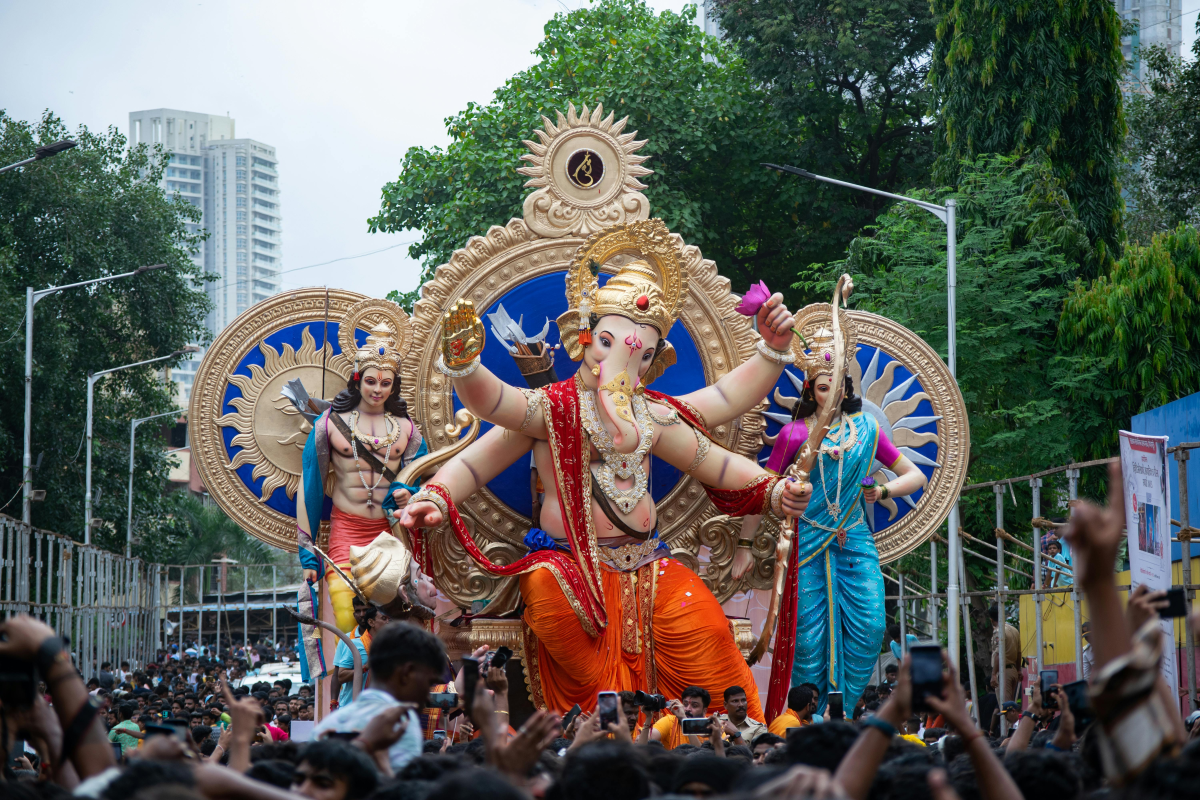
#> input picture img.jpg, 6000 x 4000 px (shown at 1/5 size)
$ jupyter execute --allow-errors '124B2F009 FDIP Ass 3.ipynb'
#> lines starting #> are read from the running program, lines starting #| are printed output that depends on the picture; after the words box and inside, x2 and y2 are one past the last pixel; in counts of white or black regions, pixels touching at a corner belong together
[cell 1]
from google.colab import files
uploaded = files.upload()
#> the answer given: img.jpg

import cv2
import numpy as np
import matplotlib.pyplot as plt

def image_sampling(img, factor):
    sampled = img[::factor, ::factor]
    return sampled

def image_quantization(img, levels):
    step = 256 // levels
    quantized = (img // step) * step + step // 2
    return np.uint8(quantized)

def rcb_quantization(img):
    rcb_colors = np.array([
        [218, 41, 28],   # Red
        [0, 0, 0],       # Black
        [255, 215, 0]    # Gold
    ])

    pixels = img.reshape(-1, 3)

    distances = np.linalg.norm(pixels[:, None] - rcb_colors[None, :], axis=2)
    nearest_idx = np.argmin(distances, axis=1)

    rcb_img = rcb_colors[nearest_idx].reshape(img.shape)
    return np.uint8(rcb_img)


img = cv2.imread("img.jpg")
#> img is the input picture: shape (4000, 6000, 3); mean B, G, R 92.2, 98.3, 95.7
img = cv2.cvtColor(img, cv2.COLOR_BGR2RGB)

img_gray = cv2.cvtColor(img, cv2.COLOR_RGB2GRAY)
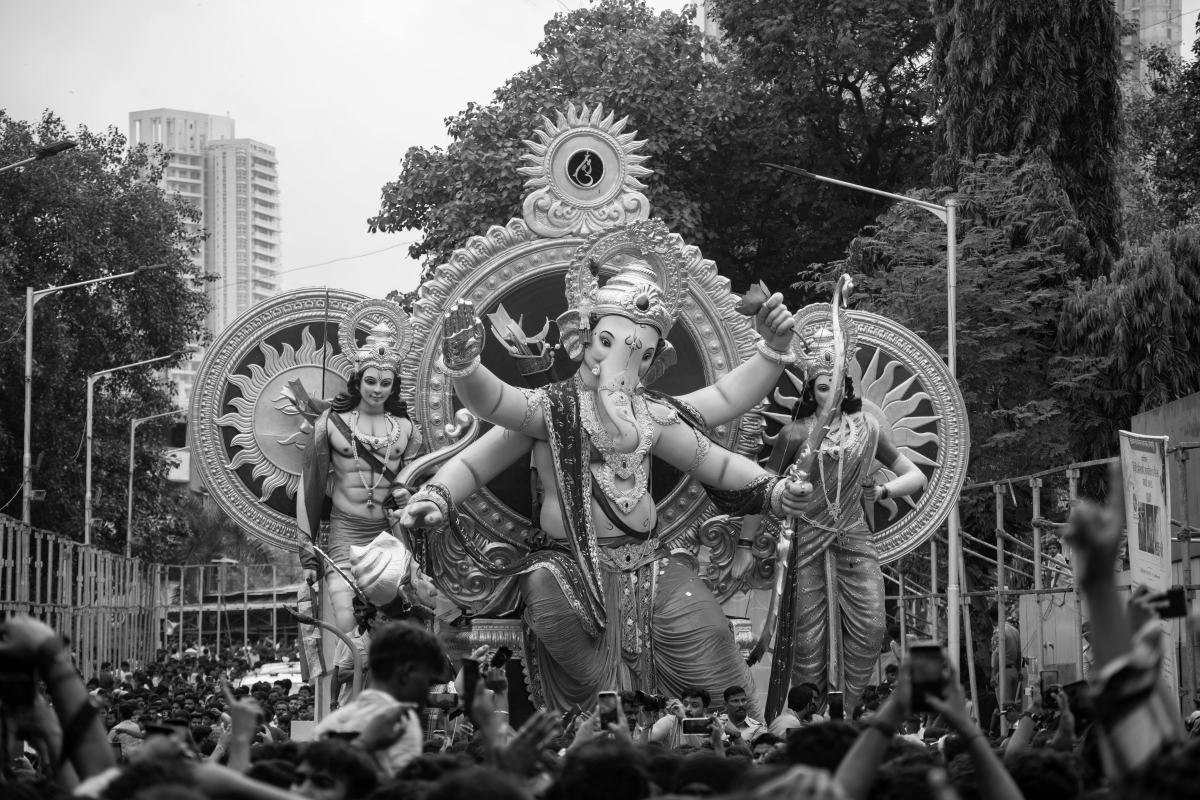
#> img_gray: shape (4000, 6000) (shown at 1/5 size); min 0, max 255, mean 96.8

sampled_2 = image_sampling(img, 2)
sampled_4 = image_sampling(img, 4)

quant_gray_2 = image_quantization(img_gray, 2)
#> in image_quantization, `quantized = (img // step) * step + step // 2`:
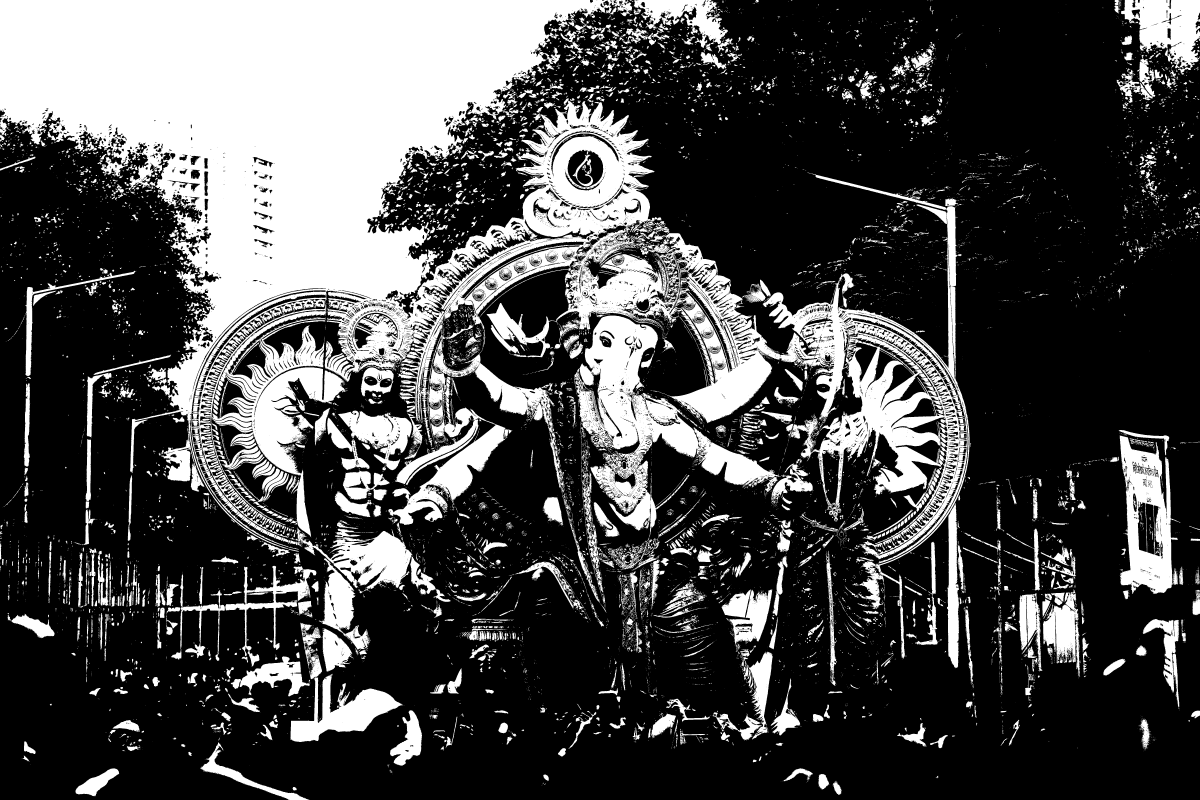
#> quantized: shape (4000, 6000) (shown at 1/5 size); values 64 (black) and 192 (white), 29.2% white; 18089 white regions (13915 under 20 px), largest, box (x1, y1, x2, y2) and area: (0, 0, 4848, 3293) 4654777, (2870, 1578, 3899, 2684) 316706, (5598, 2177, 5902, 2970) 123121
quant_gray_4 = image_quantization(img_gray, 4)
#> call 2 of image_quantization, with levels = 4
#> in image_quantization (call 2), `quantized = (img // step) * step + step // 2`:
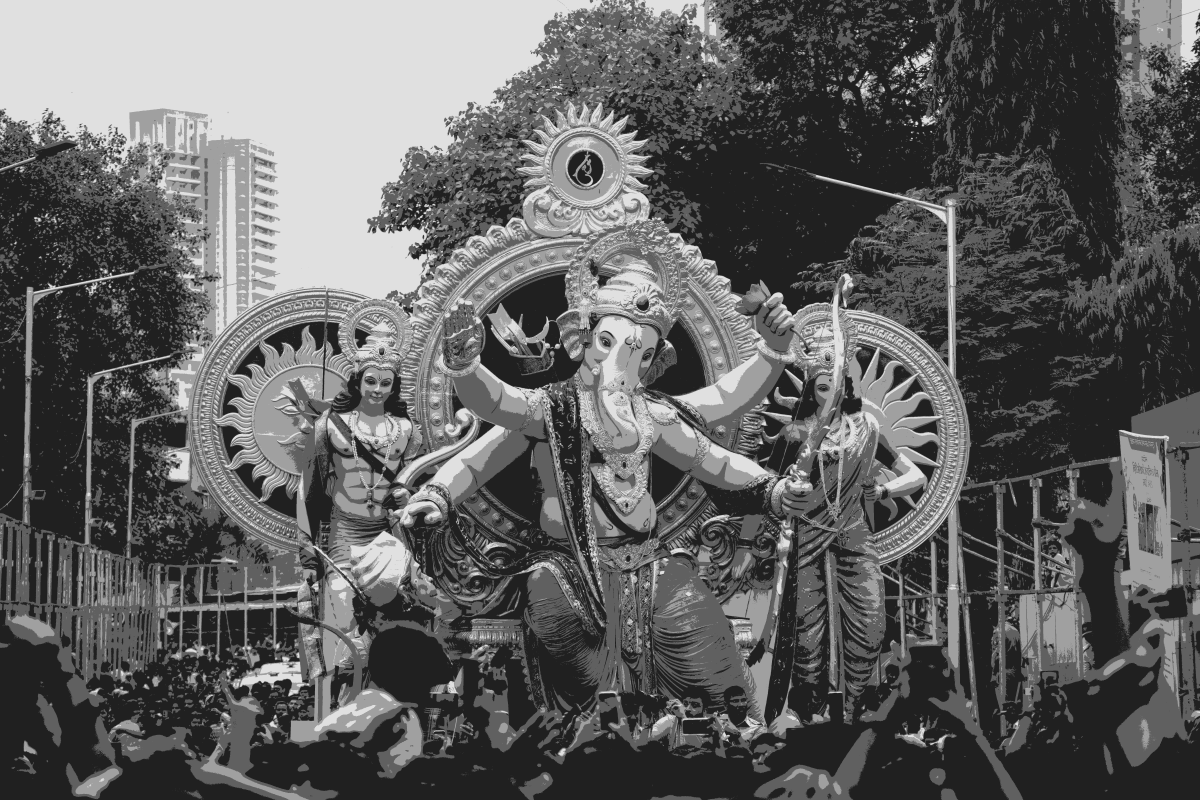
#> quantized: shape (4000, 6000) (shown at 1/5 size); min 32, max 224, mean 96.7
quant_gray_8 = image_quantization(img_gray, 8)

quant_rgb_4 = image_quantization(img, 4)
#> call 4 of image_quantization, with levels = 4
#> in image_quantization (call 4), `quantized = (img // step) * step + step // 2`:
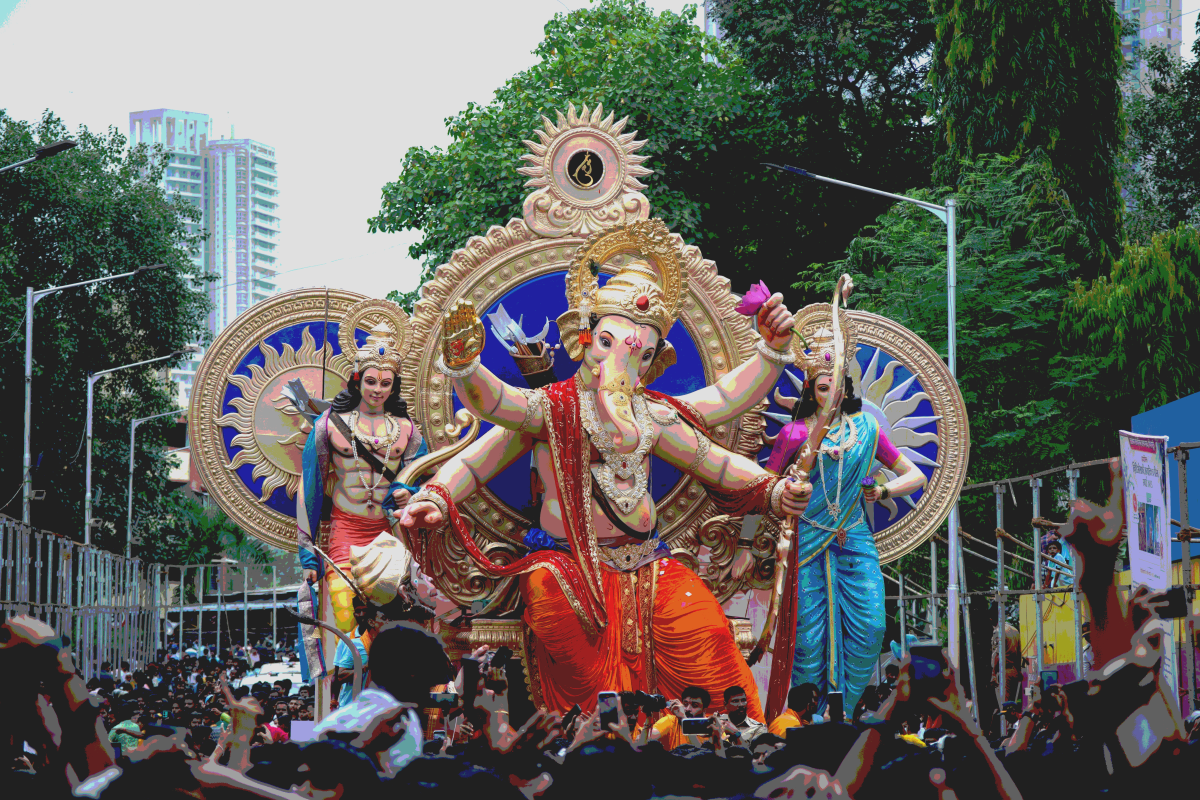
#> quantized: shape (4000, 6000, 3) (shown at 1/5 size); mean R, G, B 99.3, 98, 92.9
quant_rgb_8 = image_quantization(img, 8)

#> (the rest of this cell did not finish here and is left out)
